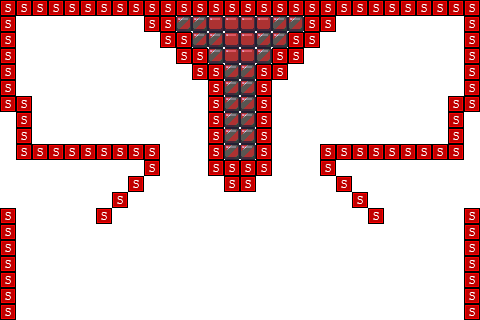

A level layout from a 2D game, rendered from its tile map. Below: a short description, then the map file with tile-grid data replaced by summaries:
An orthogonal 30x20 tile map with 16x16 px tiles, 2 tile layers (Tile Layer 1, collision), 4 tilesets and 1 object (paddle).

<map version="1.0" orientation="orthogonal" width="30" height="20" tilewidth="16" tileheight="16" backgroundcolor="#ffffff">
 <tileset firstgid="1" name="tiles" tilewidth="16" tileheight="16">
  <image source="../img/tiles.png" width="80" height="224" />
 </tileset>
 <tileset firstgid="71" name="paddle" tilewidth="16" tileheight="16">
  <image source="../img/paddle.png" width="48" height="16" />
 </tileset>
 <tileset firstgid="74" name="brick" tilewidth="16" tileheight="16">
  <image source="../img/brick.png" width="32" height="16" />
 </tileset>
 <tileset firstgid="76" name="solid-tile" tilewidth="16" tileheight="16">
  <image source="../img/solid-tile.png" width="16" height="16" />
 </tileset>
 <layer name="Tile Layer 1" width="30" height="20">
  <data>[600 cells, 150 non-empty, 3 distinct tile ids]</data>
 </layer>
 <objectgroup name="entity-paddel" width="30" height="20">
  <object name="paddle" x="160" y="272" width="48" height="16" />
 </objectgroup>
 <objectgroup name="entity-brick" width="30" height="20" />
 <layer name="collision" width="30" height="20">
  <data>[600 cells, 120 non-empty, 1 distinct tile ids]</data>
 </layer>
</map>
